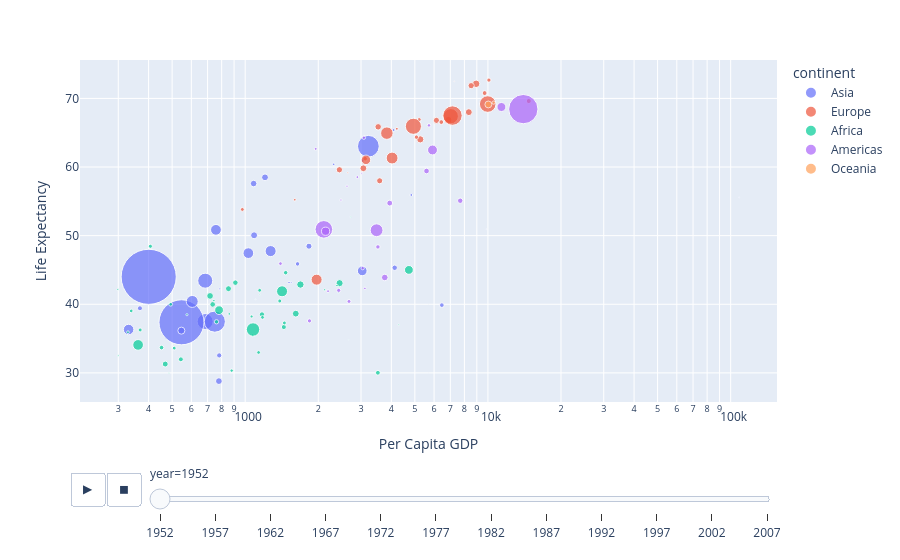

The notebook cell saved with this chart:
### Markdown cell above
Move your cursor over the map.  A tooltip appears and tells you the per capita GDP, the life expectancy, the country size and the continent.  

However, it's missing an important piece of information - the actual name of the country!  Let's add that now.

### Code cell
fig=px.scatter(df,
              x='gdpPercap',
              y='lifeExp',
              log_x=True,
              color='continent',
              size='pop',
              hover_name='country',
              size_max=60,
              animation_frame='year',
              labels = {'gdpPercap': 'Per Capita GDP', 'lifeExp': 'Life Expectancy' })

fig.update_layout(title='Relationship of Per Capita GDP to Life Expectancy 1952 - 2007',
                  height=500,
                  yaxis_range = [20, 90])
fig.show()

### Figure 1 — Plotly figure (JSON) as saved in the notebook; plotly's stock layout.template omitted (floating-point values rounded to 4 significant figures)
{"data": [{"hovertemplate": "<b>%{hovertext}</b><br><br>continent=Asia<br>year=1952<br>Per Capita GDP=%{x}<br>Life Expectancy=%{y}<br>pop=%{marker.size}<extra></extra>", "hovertext": ["Afghanistan", "Bahrain", "Bangladesh", "Cambodia", "China", "Hong Kong, China", "India", "Indonesia", "Iran", "Iraq", "Israel", "Japan", "Jordan", "Korea, Dem. Rep.", "Korea, Rep.", "Kuwait", "Lebanon", "Malaysia", "Mongolia", "Myanmar", "Nepal", "Oman", "Pakistan", "Philippines", "Saudi Arabia", "Singapore", "Sri Lanka", "Syria", "Taiwan", "Thailand", "Vietnam", "West Bank and Gaza", "Yemen, Rep."], "legendgroup": "Asia", "marker": {"color": "#636efa", "size": [8425333, 120447, 46886859, 4693836, 556263527, 2125900, 372000000, 82052000, 17272000, 5441766, 1620914, 86459025, 607914, 8865488, 20947571, 160000, 1439529, 6748378, 800663, 20092996, 9182536, 507833, 41346560, 22438691, 4005677, 1127000, 7982342, 3661549, 8550362, 21289402, 26246839, 1030585, 4963829], "sizemode": "area", "sizeref": 366300.0, "symbol": "circle"}, "mode": "markers", "name": "Asia", "orientation": "v", "showlegend": true, "type": "scatter", "x": [779.4, 9867.0, 684.2, 368.5, 400.4, 3054.0, 546.6, 749.7, 3035.0, 4130.0, 4087.0, 3217.0, 1547.0, 1088.0, 1031.0, 108400.0, 4835.0, 1831.0, 786.6, 331, 545.9, 1828.0, 684.6, 1273.0, 6460.0, 2315.0, 1084.0, 1643.0, 1207.0, 757.8, 605.1, 1516.0, 781.7], "xaxis": "x", "y": [28.8, 50.94, 37.48, 39.42, 44, 60.96, 37.37, 37.47, 44.87, 45.32, 65.39, 63.03, 43.16, 50.06, 47.45, 55.56, 55.93, 48.46, 42.24, 36.32, 36.16, 37.58, 43.44, 47.75, 39.88, 60.4, 57.59, 45.88, 58.5, 50.85, 40.41, 43.16, 32.55], "yaxis": "y"}, {"hovertemplate": "<b>%{hovertext}</b><br><br>continent=Europe<br>year=1952<br>Per Capita GDP=%{x}<br>Life Expectancy=%{y}<br>pop=%{marker.size}<extra></extra>", "hovertext": ["Albania", "Austria", "Belgium", "Bosnia and Herzegovina", "Bulgaria", "Croatia", "Czech Republic", "Denmark", "Finland", "France", "Germany", "Greece", "Hungary", "Iceland", "Ireland", "Italy", "Montenegro", "Netherlands", "Norway", "Poland", "Portugal", "Romania", "Serbia", "Slovak Republic", "Slovenia", "Spain", "Sweden", "Switzerland", "Turkey", "United Kingdom"], "legendgroup": "Europe", "marker": {"color": "#EF553B", "size": [1282697, 6927772, 8730405, 2791000, 7274900, 3882229, 9125183, 4334000, 4090500, 42459667, 69145952, 7733250, 9504000, 147962, 2952156, 47666000, 413834, 10381988, 3327728, 25730551, 8526050, 16630000, 6860147, 3558137, 1489518, 28549870, 7124673, 4815000, 22235677, 50430000], "sizemode": "area", "sizeref": 366300.0, "symbol": "circle"}, "mode": "markers", "name": "Europe", "orientation": "v", "showlegend": true, "type": "scatter", "x": [1601.0, 6137.0, 8343.0, 973.5, 2444.0, 3119.0, 6876.0, 9692.0, 6425.0, 7030.0, 7144.0, 3531.0, 5264.0, 7268.0, 5210.0, 4931.0, 2648.0, 8942.0, 10100.0, 4029.0, 3068.0, 3145.0, 3581.0, 5075.0, 4215.0, 3834.0, 8528.0, 14730.0, 1969.0, 9980.0], "xaxis": "x", "y": [55.23, 66.8, 68, 53.82, 59.6, 61.21, 66.87, 70.78, 66.55, 67.41, 67.5, 65.86, 64.03, 72.49, 66.91, 65.94, 59.16, 72.13, 72.67, 61.31, 59.82, 61.05, 58.0, 64.36, 65.57, 64.94, 71.86, 69.62, 43.59, 69.18], "yaxis": "y"}, {"hovertemplate": "<b>%{hovertext}</b><br><br>continent=Africa<br>year=1952<br>Per Capita GDP=%{x}<br>Life Expectancy=%{y}<br>pop=%{marker.size}<extra></extra>", "hovertext": ["Algeria", "Angola", "Benin", "Botswana", "Burkina Faso", "Burundi", "Cameroon", "Central African Republic", "Chad", "Comoros", "Congo, Dem. Rep.", "Congo, Rep.", "Cote d'Ivoire", "Djibouti", "Egypt", "Equatorial Guinea", "Eritrea", "Ethiopia", "Gabon", "Gambia", "Ghana", "Guinea", "Guinea-Bissau", "Kenya", "Lesotho", "Liberia", "Libya", "Madagascar", "Malawi", "Mali", "Mauritania", "Mauritius", "Morocco", "Mozambique", "Namibia", "Niger", "Nigeria", "Reunion", "Rwanda", "Sao Tome and Principe", "Senegal", "Sierra Leone", "Somalia", "South Africa", "Sudan", "Swaziland", "Tanzania", "Togo", "Tunisia", "Uganda", "Zambia", "Zimbabwe"], "legendgroup": "Africa", "marker": {"color": "#00cc96", "size": [9279525, 4232095, 1738315, 442308, 4469979, 2445618, 5009067, 1291695, 2682462, 153936, 14100005, 854885, 2977019, 63149, 22223309, 216964, 1438760, 20860941, 420702, 284320, 5581001, 2664249, 580653, 6464046, 748747, 863308, 1019729, 4762912, 2917802, 3838168, 1022556, 516556, 9939217, 6446316, 485831, 3379468, 33119096, 257700, 2534927, 60011, 2755589, 2143249, 2526994, 14264935, 8504667, 290243, 8322925, 1219113, 3647735, 5824797, 2672000, 3080907], "sizemode": "area", "sizeref": 366300.0, "symbol": "circle"}, "mode": "markers", "name": "Africa", "orientation": "v", "showlegend": true, "type": "scatter", "x": [2449.0, 3521.0, 1063.0, 851.2, 543.3, 339.3, 1173.0, 1071.0, 1179.0, 1103.0, 780.5, 2126.0, 1389.0, 2670.0, 1419.0, 375.6, 328.9, 362.1, 4293.0, 485.2, 911.3, 510.2, 299.9, 853.5, 298.8, 575.6, 2388.0, 1443.0, 369.2, 452.3, 743.1, 1968.0, 1688.0, 468.5, 2424.0, 761.9, 1077.0, 2719.0, 493.3, 879.6, 1450.0, 879.8, 1136.0, 4725.0, 1616.0, 1148.0, 716.7, 859.8, 1468.0, 734.8, 1147.0, 406.9], "xaxis": "x", "y": [43.08, 30.02, 38.22, 47.62, 31.98, 39.03, 38.52, 35.46, 38.09, 40.72, 39.14, 42.11, 40.48, 34.81, 41.89, 34.48, 35.93, 34.08, 37.0, 30, 43.15, 33.61, 32.5, 42.27, 42.14, 38.48, 42.72, 36.68, 36.26, 33.69, 40.54, 50.99, 42.87, 31.29, 41.73, 37.44, 36.32, 52.72, 40, 46.47, 37.28, 30.33, 32.98, 45.01, 38.63, 41.41, 41.22, 38.6, 44.6, 39.98, 42.04, 48.45], "yaxis": "y"}, {"hovertemplate": "<b>%{hovertext}</b><br><br>continent=Americas<br>year=1952<br>Per Capita GDP=%{x}<br>Life Expectancy=%{y}<br>pop=%{marker.size}<extra></extra>", "hovertext": ["Argentina", "Bolivia", "Brazil", "Canada", "Chile", "Colombia", "Costa Rica", "Cuba", "Dominican Republic", "Ecuador", "El Salvador", "Guatemala", "Haiti", "Honduras", "Jamaica", "Mexico", "Nicaragua", "Panama", "Paraguay", "Peru", "Puerto Rico", "Trinidad and Tobago", "United States", "Uruguay", "Venezuela"], "legendgroup": "Americas", "marker": {"color": "#ab63fa", "size": [17876956, 2883315, 56602560, 14785584, 6377619, 12350771, 926317, 6007797, 2491346, 3548753, 2042865, 3146381, 3201488, 1517453, 1426095, 30144317, 1165790, 940080, 1555876, 8025700, 2227000, 662850, 157553000, 2252965, 5439568], "sizemode": "area", "sizeref": 366300.0, "symbol": "circle"}, "mode": "markers", "name": "Americas", "orientation": "v", "showlegend": true, "type": "scatter", "x": [5911.0, 2677.0, 2109.0, 11370.0, 3940.0, 2144.0, 2627.0, 5587.0, 1398.0, 3522.0, 3048.0, 2428.0, 1840.0, 2195.0, 2899.0, 3478.0, 3112.0, 2480.0, 1952.0, 3759.0, 3082.0, 3023.0, 13990.0, 5717.0, 7690.0], "xaxis": "x", "y": [62.48, 40.41, 50.92, 68.75, 54.74, 50.64, 57.21, 59.42, 45.93, 48.36, 45.26, 42.02, 37.58, 41.91, 58.53, 50.79, 42.31, 55.19, 62.65, 43.9, 64.28, 59.1, 68.44, 66.07, 55.09], "yaxis": "y"}, {"hovertemplate": "<b>%{hovertext}</b><br><br>continent=Oceania<br>year=1952<br>Per Capita GDP=%{x}<br>Life Expectancy=%{y}<br>pop=%{marker.size}<extra></extra>", "hovertext": ["Australia", "New Zealand"], "legendgroup": "Oceania", "marker": {"color": "#FFA15A", "size": [8691212, 1994794], "sizemode": "area", "sizeref": 366300.0, "symbol": "circle"}, "mode": "markers", "name": "Oceania", "orientation": "v", "showlegend": true, "type": "scatter", "x": [10040.0, 10560.0], "xaxis": "x", "y": [69.12, 69.39], "yaxis": "y"}], "layout": {"autosize": true, "legend": {"itemsizing": "constant", "title": {"text": "continent"}, "tracegroupgap": 0}, "margin": {"t": 60}, "sliders": [{"active": 0, "currentvalue": {"prefix": "year="}, "len": 0.9, "pad": {"b": 10, "t": 60}, "steps": [{"args": [["1952"], {"frame": {"duration": 0, "redraw": false}, "fromcurrent": true, "mode": "immediate", "transition": {"duration": 0, "easing": "linear"}}], "label": "1952", "method": "animate"}, {"args": [["1957"], {"frame": {"duration": 0, "redraw": false}, "fromcurrent": true, "mode": "immediate", "transition": {"duration": 0, "easing": "linear"}}], "label": "1957", "method": "animate"}, {"args": [["1962"], {"frame": {"duration": 0, "redraw": false}, "fromcurrent": true, "mode": "immediate", "transition": {"duration": 0, "easing": "linear"}}], "label": "1962", "method": "animate"}, {"args": [["1967"], {"frame": {"duration": 0, "redraw": false}, "fromcurrent": true, "mode": "immediate", "transition": {"duration": 0, "easing": "linear"}}], "label": "1967", "method": "animate"}, {"args": [["1972"], {"frame": {"duration": 0, "redraw": false}, "fromcurrent": true, "mode": "immediate", "transition": {"duration": 0, "easing": "linear"}}], "label": "1972", "method": "animate"}, {"args": [["1977"], {"frame": {"duration": 0, "redraw": false}, "fromcurrent": true, "mode": "immediate", "transition": {"duration": 0, "easing": "linear"}}], "label": "1977", "method": "animate"}, {"args": [["1982"], {"frame": {"duration": 0, "redraw": false}, "fromcurrent": true, "mode": "immediate", "transition": {"duration": 0, "easing": "linear"}}], "label": "1982", "method": "animate"}, {"args": [["1987"], {"frame": {"duration": 0, "redraw": false}, "fromcurrent": true, "mode": "immediate", "transition": {"duration": 0, "easing": "linear"}}], "label": "1987", "method": "animate"}, {"args": [["1992"], {"frame": {"duration": 0, "redraw": false}, "fromcurrent": true, "mode": "immediate", "transition": {"duration": 0, "easing": "linear"}}], "label": "1992", "method": "animate"}, {"args": [["1997"], {"frame": {"duration": 0, "redraw": false}, "fromcurrent": true, "mode": "immediate", "transition": {"duration": 0, "easing": "linear"}}], "label": "1997", "method": "animate"}, {"args": [["2002"], {"frame": {"duration": 0, "redraw": false}, "fromcurrent": true, "mode": "immediate", "transition": {"duration": 0, "easing": "linear"}}], "label": "2002", "method": "animate"}, {"args": [["2007"], {"frame": {"duration": 0, "redraw": false}, "fromcurrent": true, "mode": "immediate", "transition": {"duration": 0, "easing": "linear"}}], "label": "2007", "method": "animate"}], "x": 0.1, "xanchor": "left", "y": 0, "yanchor": "top"}], "updatemenus": [{"buttons": [{"args": [null, {"frame": {"duration": 500, "redraw": false}, "fromcurrent": true, "mode": "immediate", "transition": {"duration": 500, "easing": "linear"}}], "label": "&#9654;", "method": "animate"}, {"args": [[null], {"frame": {"duration": 0, "redraw": false}, "fromcurrent": true, "mode": "immediate", "transition": {"duration": 0, "easing": "linear"}}], "label": "&#9724;", "method": "animate"}], "direction": "left", "pad": {"r": 10, "t": 70}, "showactive": false, "type": "buttons", "x": 0.1, "xanchor": "right", "y": 0, "yanchor": "top"}], "xaxis": {"anchor": "y", "autorange": true, "domain": [0, 1], "range": [2.318, 5.192], "title": {"text": "Per Capita GDP"}, "type": "log"}, "yaxis": {"anchor": "x", "autorange": true, "domain": [0, 1], "range": [24.85, 76.89], "title": {"text": "Life Expectancy"}, "type": "linear"}}}
